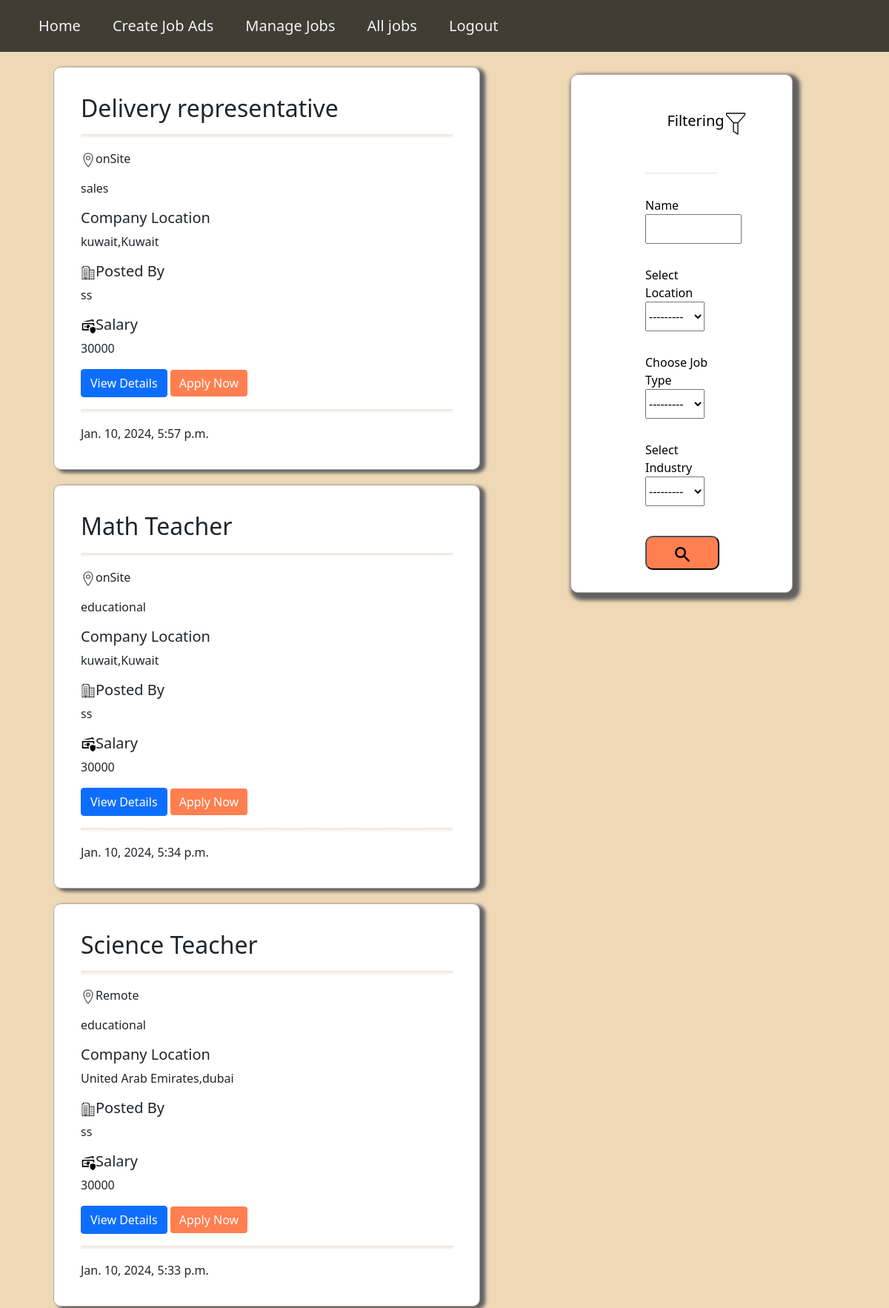
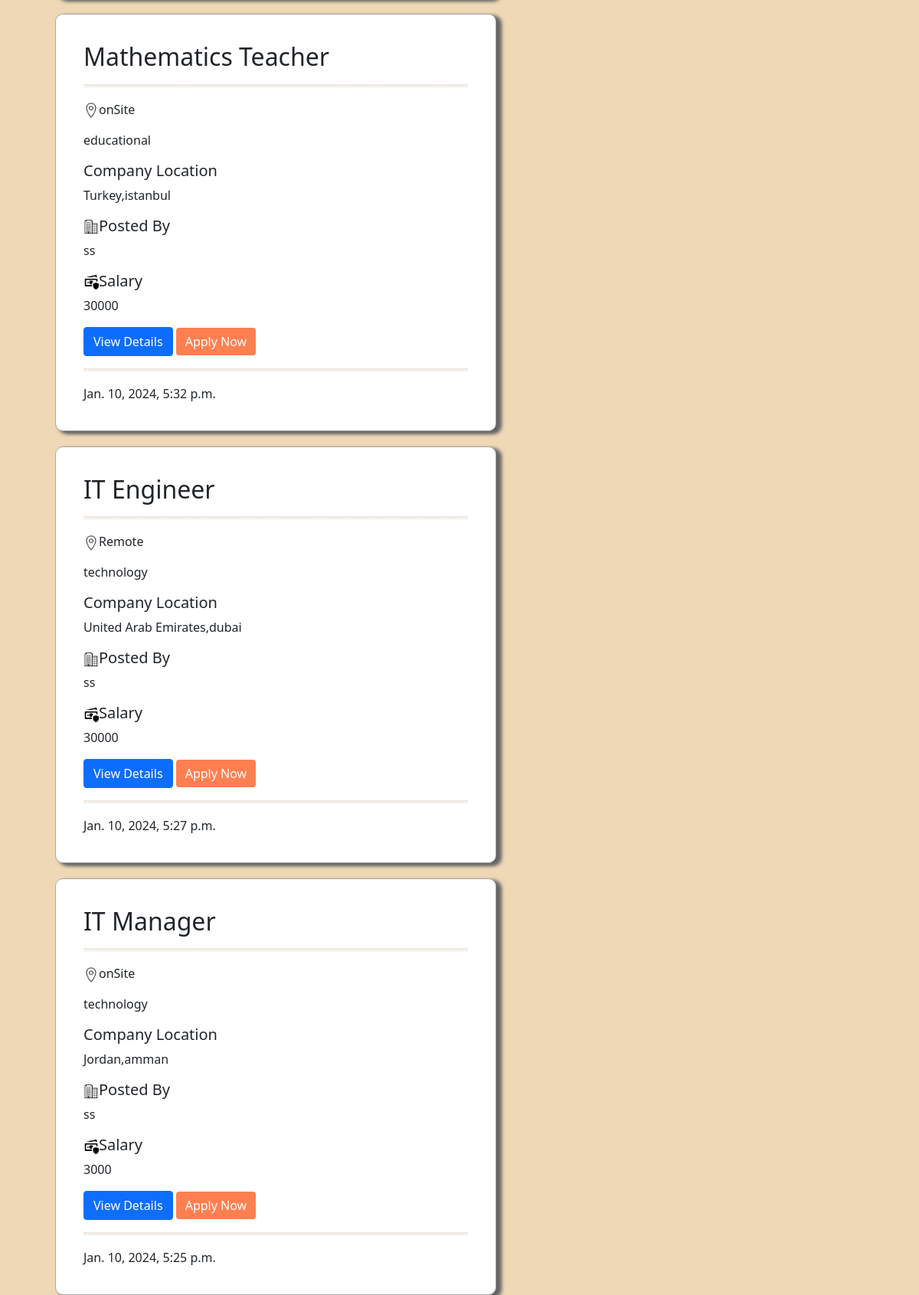
Screenshot of /alljobs/ (signed in) with the database file from the repository (2 pictures, top to bottom).
### pages/models.py (models this page shows, shortened)
class Job(models.Model):
    job_type_choices=(
      ('Remote','Remote'),
      ('onSite','onSite'),
    )
    country=models.CharField(max_length=100)
    user=models.ForeignKey(User,on_delete=models.CASCADE)
    company=models.ForeignKey(Company,on_delete=models.CASCADE)
    title=models.CharField(max_length=100)
    salary=models.PositiveIntegerField(default=30000)
    requirements=models.TextField()
    ideal_candidate=models.TextField()
    is_available=models.BooleanField(default=True)
    timestamp=models.DateTimeField(auto_now_add=True)
    industry=models.ForeignKey(Industry,on_delete=models.DO_NOTHING,null=True,blank=True)
    city=models.ForeignKey(State,on_delete=models.DO_NOTHING,null=True,blank=True)
    job_type=models.CharField(max_length=100,choices=job_type_choices)

class Industry(models.Model):
  name=models.CharField(max_length=100)
  def __str__(self):
    return str(self.name)

class State(models.Model):
  name=models.CharField(max_length=100)
  def __str__(self):
    return str(self.name)

class Company(models.Model):
    user=models.OneToOneField(User,on_delete=models.CASCADE)
    name=models.CharField(max_length=100,null=True,blank=True)
    date=models.PositiveIntegerField(null=True,blank=True)
    city=models.CharField(max_length=100,null=True,blank=True)
    country=models.CharField(max_length=100,null=True,blank=True)
    def __str__(self):
      return str(self.name)

### pages/views.py (the view)
# urls.py: path('alljobs/', views.alljobs, name='alljobs'),
def alljobs(request):
  filter=JobFilter(request.GET, queryset=Job.objects.filter(is_available=True).order_by('-timestamp'))
  return render(request,'alljobs.html',{'filter':filter})

### templates/alljobs.html (shortened to what this page needs)
<!DOCTYPE html>
<html lang="en">
<head>
  {% load static %}
  <link href="https://cdn.jsdelivr.net/npm/bootstrap@5.0.2/dist/css/bootstrap.min.css"
					rel="stylesheet"
>
  <link href="{% static 'css/style.css' %}" type="text/css" rel="stylesheet">
</head>
  {% block content %}
  <body style="background:rgba(229, 193, 136, 0.616)" >
    <nav class='nav' id="nav" style="z-index:200000 ;position: relative;top: 0;">
      {% if request.user.is_authenticated %}
      {% if request.user.is_applicant %}
    <ul class='head' id="head">
            <li>
              <a href='/'>Home</a>
            </li>
      {% if request.user.has_resume %}
            <li>
              <a href='{% url "job_listing" %}'>Apply To Job</a>
            </li>
            <li>
              <a href='{% url "applied_jobs" %}'>Applications</a>
            </li>
           {% else %}
            <li>
              <a href='{% url "resume" %}'>Create Resume</a>
            </li>
            <li>
              <a href='{% url "job_listing" %}'>Apply To Job</a>
            </li>
            {% endif %}
           <li>
              <a href='{% url "login" %}'>Logout</a>
            </li>
          </ul>
      {% elif  request.user.is_recruiter %}
      <ul class='head' id="head">
        <li>
          <a href='/'>Home</a>
        </li>
          {% if request.user.has_company %}
          <li>
          <a href='{% url "create-job" %}'>Create Job Ads</a>
        </li>
        <li>
          <a href='{% url "manage_jobs" %}'>Manage Jobs </a>
        </li>
        {% else %}
        <li>
          <a href='{% url "company" %}'>Create Company</a>
        </li>
        {% endif %}
        <li>
          <a href='{% url "job_listing" %}'>All jobs</a>
        </li>
        <li>
          <a href='{% url "login" %}'>Logout</a>
        </li>
      </ul>
        {% endif %}
        {% else %}
    <ul>
        <li>
          <a href='{% url "job_listing" %}'>All jobs</a>
        </li>
      </ul>
        {% endif %}
    </nav>
    <div>
    <section class='search-jobs2' >
      <form class='jobs2' id="jobs2" style="box-shadow: 5px 5px 5px 5px rgb(98, 97, 97)
      ;border:1px solid rgb(173, 169, 169);width: 300px;z-index: 1;"  method="GET" action="/alljobs">
      <div style="display: flex;position: relative;left: 30%;top: -50px;font-weight: bold;">
        <h5>Filtering</h5>
        <img src="{% static 'image/filter.png' %}" style="width: 30px;"/>
    </div>
    <hr style="width: 100%;margin: 0;height: 2px;">
      <label>Name</label>
     {{filter.form.title}}
      <label>Select Location</label>
      {{filter.form.city}}
      <label>Choose Job Type</label>
      {{filter.form.job_type}}
      <label>Select Industry</label>
      {{filter.form.industry}}
      <button type="submit" class='search ' ><img src="{% static 'image/png3.png' %}" style="width: 20px;"/></button>
      </form>
      </section>
      {% for job in filter.qs %}
 <section class="card-jobs" id="card-jobs" >
<div class="container" id="card-jobs3">
<div class="cardd"  style="background-color: #fff;border-radius:10px ;box-shadow: 5px 3px 5px rgb(98, 97, 97),
7px 3px 5px rgb(125, 122, 122);padding: 20px;border:1px solid rgb(173, 169, 169);">
    <div class="card-body">
      <h2 class="card-title">{{job.title}}</h2>
      <hr style="height: 5px;width: 100%;background-color: #000;">
      <p class="card-text"><img src="{% static 'image/location.png' %}" style="width: 20px;"/>{{job.job_type}}</p>
      <p class="card-text">{{job.industry}}</p>
      <p class="card-text"> <h5>Company Location</h5>
        {{job.country}},{{job.city}}</p>
      <p class="card-text"><h5><img src="{% static 'image/company.png' %}" style="width: 20px;"/>Posted By</h5>{{job.company}}</p>
      <p class="card-text"><h5><img src="{% static 'image/salary.png' %}" style="width: 20px;"/>Salary</h5>{{job.salary}}</p>
      <a href="{% url 'job_details' job.pk %}" class="btn btn-primary">View Details</a>
      <a href="{% url 'apply' job.pk %}" style="background-color: coral;border: none;"  class="btn btn-primary">Apply Now</a>
      <hr style="height: 5px;width: 100%;background-color: #000;">
      <p class="card-text">{{job.timestamp}}</p>
    </div>
  </div>
</div>
</div>
</section>
{% endfor %}
</body>
</html>
{% endblock content %}

### project/static/css/style.css (style rules this page uses)
* { margin: 0; padding:0; }
body { width: 100%; }
html { scroll-behavior: smooth; }
.nav { background-color: hwb(0 8% 92% / 0.789); color: rgb(240, 244, 245); display: flex; justify-content:space-between; align-items: center; gap: 5px; position: absolute; padding:0 ; width: 100%; }
.nav ul { margin: 0; list-style: none; display: flex; gap: 3px; justify-content: center; align-items: center; position: relative; overflow: hidden; }
.nav a { color: inherit; text-decoration: none; height: 100%; display: flex; align-items: center; padding: .25rem; }
.nav li { height: 100%; font-size: 20px; padding: 1rem; position: relative; overflow: hidden; display: flex; }
.nav .head li::before { content: ""; position: absolute; width: 100%; height: 4px; background-color: rgb(250, 156, 122); top: 0; left:-100% ; }
.card-jobs { display: grid;width:50% ; grid-template-columns: repeat(auto-fill , minmax(500px,1fr)); margin-top:20px; margin-left: 60px; }
.search { display: block; position: relative; padding: 6px 15px; color: #000; font-size: 20px; top: 40px; width: 100px; border-radius: 10px; background-color: coral; }
.jobs2 input { height: 40px; width: 130px; }
.jobs2 select { height: 40px; width: 80px; }
.jobs2 label { padding-top:30px ; display: block; }
.jobs2 { padding: 100px; background-color:#fff; display: block; flex-direction:column; flex-wrap: wrap; position: absolute; width: 25%; right: 130px; top:100px; color: #000; border-radius: 10px; height: 700px; }
hr { height: 3px; width: 70%; background-image: linear-gradient(#b59568,#ebf1f6); }

### rows the page displays
Job: title "Delivery representative", job_type "onSite", industry "sales", country "kuwait", city "Kuwait", company "ss", salary "30000", timestamp "Jan. 10, 2024, 5:57 p.m."
Job: title "Math Teacher", job_type "onSite", industry "educational", country "kuwait", city "Kuwait", company "ss", salary "30000", timestamp "Jan. 10, 2024, 5:34 p.m."
Job: title "Science Teacher", job_type "Remote", industry "educational", country "United Arab Emirates", city "dubai", company "ss", salary "30000", timestamp "Jan. 10, 2024, 5:33 p.m."
Job: title "Mathematics Teacher", job_type "onSite", industry "educational", country "Turkey", city "istanbul", company "ss", salary "30000", timestamp "Jan. 10, 2024, 5:32 p.m."
Job: title "IT Engineer", job_type "Remote", industry "technology", country "United Arab Emirates", city "dubai", company "ss", salary "30000", timestamp "Jan. 10, 2024, 5:27 p.m."
Job: title "IT Manager", job_type "onSite", industry "technology", country "Jordan", city "amman", company "ss", salary "3000", timestamp "Jan. 10, 2024, 5:25 p.m."
